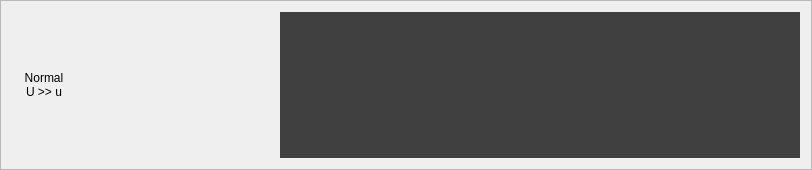
         <widget class="QFrame" name="frame">
          <property name="sizePolicy">
           <sizepolicy hsizetype="Preferred" vsizetype="Expanding">
            <horstretch>0</horstretch>
            <verstretch>0</verstretch>
           </sizepolicy>
          </property>
          <property name="frameShape">
           <enum>QFrame::StyledPanel</enum>
          </property>
          <property name="frameShadow">
           <enum>QFrame::Raised</enum>
          </property>
          <layout class="QHBoxLayout" name="horizontalLayout_2">
           <item>
            <widget class="QLabel" name="label">
             <property name="minimumSize">
              <size>
               <width>64</width>
               <height>0</height>
              </size>
             </property>
             <property name="text">
              <string>Normal
U &gt;&gt; u</string>
             </property>
             <property name="alignment">
              <set>Qt::AlignCenter</set>
             </property>
            </widget>
           </item>
           <item>
            <widget class="AnalogClock" name="clock_1" native="true">
             <property name="minimumSize">
              <size>
               <width>192</width>
               <height>0</height>
              </size>
             </property>
            </widget>
           </item>
           <item>
            <widget class="QWidget" name="widget_1" native="true">
             <property name="sizePolicy">
              <sizepolicy hsizetype="Expanding" vsizetype="Preferred">
               <horstretch>0</horstretch>
               <verstretch>0</verstretch>
              </sizepolicy>
             </property>
             <property name="palette">
              <palette>
               <active>
                <colorrole role="WindowText">
                 <brush brushstyle="SolidPattern">
                  <color alpha="255">
                   <red>255</red>
                   <green>255</green>
                   <blue>255</blue>
                  </color>
                 </brush>
                </colorrole>
                <colorrole role="Button">
                 <brush brushstyle="SolidPattern">
                  <color alpha="255">
                   <red>64</red>
                   <green>64</green>
                   <blue>64</blue>
                  </color>
                 </brush>
                </colorrole>
                <colorrole role="Light">
                 <brush brushstyle="SolidPattern">
                  <color alpha="255">
                   <red>96</red>
                   <green>96</green>
                   <blue>96</blue>
                  </color>
                 </brush>
                </colorrole>
                <colorrole role="Midlight">
                 <brush brushstyle="SolidPattern">
                  <color alpha="255">
                   <red>80</red>
                   <green>80</green>
                   <blue>80</blue>
                  </color>
                 </brush>
                </colorrole>
                <colorrole role="Dark">
                 <brush brushstyle="SolidPattern">
                  <color alpha="255">
                   <red>32</red>
                   <green>32</green>
                   <blue>32</blue>
                  </color>
                 </brush>
                </colorrole>
                <colorrole role="Mid">
                 <brush brushstyle="SolidPattern">
                  <color alpha="255">
                   <red>42</red>
                   <green>42</green>
                   <blue>42</blue>
                  </color>
                 </brush>
                </colorrole>
                <colorrole role="Text">
                 <brush brushstyle="SolidPattern">
                  <color alpha="255">
                   <red>255</red>
                   <green>255</green>
                   <blue>255</blue>
                  </color>
                 </brush>
                </colorrole>
                <colorrole role="BrightText">
                 <brush brushstyle="SolidPattern">
                  <color alpha="255">
                   <red>255</red>
                   <green>255</green>
                   <blue>255</blue>
                  </color>
                 </brush>
                </colorrole>
                <colorrole role="ButtonText">
                 <brush brushstyle="SolidPattern">
                  <color alpha="255">
                   <red>255</red>
                   <green>255</green>
                   <blue>255</blue>
                  </color>
                 </brush>
                </colorrole>
                <colorrole role="Base">
                 <brush brushstyle="SolidPattern">
                  <color alpha="255">
                   <red>0</red>
                   <green>0</green>
                   <blue>0</blue>
                  </color>
                 </brush>
                </colorrole>
                <colorrole role="Window">
                 <brush brushstyle="SolidPattern">
                  <color alpha="255">
                   <red>64</red>
                   <green>64</green>
                   <blue>64</blue>
                  </color>
                 </brush>
                </colorrole>
                <colorrole role="Shadow">
                 <brush brushstyle="SolidPattern">
                  <color alpha="255">
                   <red>0</red>
                   <green>0</green>
                   <blue>0</blue>
                  </color>
                 </brush>
                </colorrole>
                <colorrole role="AlternateBase">
                 <brush brushstyle="SolidPattern">
                  <color alpha="255">
                   <red>32</red>
                   <green>32</green>
                   <blue>32</blue>
                  </color>
                 </brush>
                </colorrole>
                <colorrole role="ToolTipBase">
                 <brush brushstyle="SolidPattern">
                  <color alpha="255">
                   <red>255</red>
                   <green>255</green>
                   <blue>220</blue>
                  </color>
                 </brush>
                </colorrole>
                <colorrole role="ToolTipText">
                 <brush brushstyle="SolidPattern">
                  <color alpha="255">
                   <red>0</red>
                   <green>0</green>
                   <blue>0</blue>
                  </color>
                 </brush>
                </colorrole>
                <colorrole role="PlaceholderText">
                 <brush brushstyle="SolidPattern">
                  <color alpha="128">
                   <red>255</red>
                   <green>255</green>
                   <blue>255</blue>
                  </color>
                 </brush>
                </colorrole>
               </active>
               <inactive>
                <colorrole role="WindowText">
                 <brush brushstyle="SolidPattern">
                  <color alpha="255">
                   <red>255</red>
                   <green>255</green>
                   <blue>255</blue>
                  </color>
                 </brush>
                </colorrole>
                <colorrole role="Button">
                 <brush brushstyle="SolidPattern">
                  <color alpha="255">
                   <red>64</red>
                   <green>64</green>
                   <blue>64</blue>
                  </color>
                 </brush>
                </colorrole>
                <colorrole role="Light">
                 <brush brushstyle="SolidPattern">
                  <color alpha="255">
                   <red>96</red>
                   <green>96</green>
                   <blue>96</blue>
                  </color>
                 </brush>
                </colorrole>
                <colorrole role="Midlight">
                 <brush brushstyle="SolidPattern">
                  <color alpha="255">
                   <red>80</red>
                   <green>80</green>
                   <blue>80</blue>
                  </color>
                 </brush>
                </colorrole>
                <colorrole role="Dark">
                 <brush brushstyle="SolidPattern">
                  <color alpha="255">
                   <red>32</red>
                   <green>32</green>
                   <blue>32</blue>
                  </color>
                 </brush>
                </colorrole>
                <colorrole role="Mid">
                 <brush brushstyle="SolidPattern">
                  <color alpha="255">
                   <red>42</red>
                   <green>42</green>
                   <blue>42</blue>
                  </color>
                 </brush>
                </colorrole>
                <colorrole role="Text">
                 <brush brushstyle="SolidPattern">
                  <color alpha="255">
                   <red>255</red>
                   <green>255</green>
                   <blue>255</blue>
                  </color>
                 </brush>
                </colorrole>
                <colorrole role="BrightText">
                 <brush brushstyle="SolidPattern">
                  <color alpha="255">
                   <red>255</red>
                   <green>255</green>
                   <blue>255</blue>
                  </color>
                 </brush>
                </colorrole>
                <colorrole role="ButtonText">
                 <brush brushstyle="SolidPattern">
                  <color alpha="255">
                   <red>255</red>
                   <green>255</green>
                   <blue>255</blue>
                  </color>
                 </brush>
                </colorrole>
                <colorrole role="Base">
                 <brush brushstyle="SolidPattern">
                  <color alpha="255">
                   <red>0</red>
                   <green>0</green>
                   <blue>0</blue>
                  </color>
                 </brush>
                </colorrole>
                <colorrole role="Window">
                 <brush brushstyle="SolidPattern">
                  <color alpha="255">
                   <red>64</red>
                   <green>64</green>
                   <blue>64</blue>
                  </color>
                 </brush>
                </colorrole>
                <colorrole role="Shadow">
                 <brush brushstyle="SolidPattern">
                  <color alpha="255">
                   <red>0</red>
                   <green>0</green>
                   <blue>0</blue>
                  </color>
                 </brush>
                </colorrole>
                <colorrole role="AlternateBase">
                 <brush brushstyle="SolidPattern">
                  <color alpha="255">
                   <red>32</red>
                   <green>32</green>
                   <blue>32</blue>
                  </color>
                 </brush>
                </colorrole>
                <colorrole role="ToolTipBase">
                 <brush brushstyle="SolidPattern">
                  <color alpha="255">
                   <red>255</red>
                   <green>255</green>
                   <blue>220</blue>
                  </color>
                 </brush>
                </colorrole>
                <colorrole role="ToolTipText">
                 <brush brushstyle="SolidPattern">
                  <color alpha="255">
                   <red>0</red>
                   <green>0</green>
                   <blue>0</blue>
                  </color>
                 </brush>
                </colorrole>
                <colorrole role="PlaceholderText">
                 <brush brushstyle="SolidPattern">
                  <color alpha="128">
                   <red>255</red>
                   <green>255</green>
                   <blue>255</blue>
                  </color>
                 </brush>
                </colorrole>
               </inactive>
               <disabled>
                <colorrole role="WindowText">
                 <brush brushstyle="SolidPattern">
                  <color alpha="255">
                   <red>32</red>
                   <green>32</green>
                   <blue>32</blue>
                  </color>
                 </brush>
                </colorrole>
                <colorrole role="Button">
                 <brush brushstyle="SolidPattern">
                  <color alpha="255">
                   <red>64</red>
                   <green>64</green>
                   <blue>64</blue>
                  </color>
                 </brush>
                </colorrole>
                <colorrole role="Light">
                 <brush brushstyle="SolidPattern">
                  <color alpha="255">
                   <red>96</red>
                   <green>96</green>
                   <blue>96</blue>
                  </color>
                 </brush>
                </colorrole>
                <colorrole role="Midlight">
                 <brush brushstyle="SolidPattern">
                  <color alpha="255">
                   <red>80</red>
                   <green>80</green>
                   <blue>80</blue>
                  </color>
                 </brush>
                </colorrole>
                <colorrole role="Dark">
                 <brush brushstyle="SolidPattern">
                  <color alpha="255">
                   <red>32</red>
                   <green>32</green>
                   <blue>32</blue>
                  </color>
                 </brush>
                </colorrole>
                <colorrole role="Mid">
                 <brush brushstyle="SolidPattern">
                  <color alpha="255">
                   <red>42</red>
                   <green>42</green>
                   <blue>42</blue>
                  </color>
                 </brush>
                </colorrole>
                <colorrole role="Text">
                 <brush brushstyle="SolidPattern">
                  <color alpha="255">
                   <red>32</red>
                   <green>32</green>
                   <blue>32</blue>
                  </color>
                 </brush>
                </colorrole>
                <colorrole role="BrightText">
                 <brush brushstyle="SolidPattern">
                  <color alpha="255">
                   <red>255</red>
                   <green>255</green>
                   <blue>255</blue>
                  </color>
                 </brush>
                </colorrole>
                <colorrole role="ButtonText">
                 <brush brushstyle="SolidPattern">
                  <color alpha="255">
                   <red>32</red>
                   <green>32</green>
                   <blue>32</blue>
                  </color>
                 </brush>
                </colorrole>
                <colorrole role="Base">
                 <brush brushstyle="SolidPattern">
                  <color alpha="255">
                   <red>64</red>
                   <green>64</green>
                   <blue>64</blue>
                  </color>
                 </brush>
                </colorrole>
                <colorrole role="Window">
                 <brush brushstyle="SolidPattern">
                  <color alpha="255">
                   <red>64</red>
                   <green>64</green>
                   <blue>64</blue>
                  </color>
                 </brush>
                </colorrole>
                <colorrole role="Shadow">
                 <brush brushstyle="SolidPattern">
                  <color alpha="255">
                   <red>0</red>
                   <green>0</green>
                   <blue>0</blue>
                  </color>
                 </brush>
                </colorrole>
                <colorrole role="AlternateBase">
                 <brush brushstyle="SolidPattern">
                  <color alpha="255">
                   <red>64</red>
                   <green>64</green>
                   <blue>64</blue>
                  </color>
                 </brush>
                </colorrole>
                <colorrole role="ToolTipBase">
                 <brush brushstyle="SolidPattern">
                  <color alpha="255">
                   <red>255</red>
                   <green>255</green>
                   <blue>220</blue>
                  </color>
                 </brush>
                </colorrole>
                <colorrole role="ToolTipText">
                 <brush brushstyle="SolidPattern">
                  <color alpha="255">
                   <red>0</red>
                   <green>0</green>
                   <blue>0</blue>
                  </color>
                 </brush>
                </colorrole>
                <colorrole role="PlaceholderText">
                 <brush brushstyle="SolidPattern">
                  <color alpha="128">
                   <red>255</red>
                   <green>255</green>
                   <blue>255</blue>
                  </color>
                 </brush>
                </colorrole>
               </disabled>
              </palette>
             </property>
             <property name="autoFillBackground">
              <bool>true</bool>
             </property>
             <layout class="QHBoxLayout" name="horizontalLayout_3">
              <item>
               <widget class="ImageViewer" name="ship_1" native="true">
                <property name="sizePolicy">
                 <sizepolicy hsizetype="Fixed" vsizetype="Preferred">
                  <horstretch>0</horstretch>
                  <verstretch>0</verstretch>
                 </sizepolicy>
                </property>
                <property name="minimumSize">
                 <size>
                  <width>192</width>
                  <height>128</height>
                 </size>
                </property>
               </widget>
              </item>
              <item>
               <spacer name="horizontalSpacer">
                <property name="orientation">
                 <enum>Qt::Horizontal</enum>
                </property>
                <property name="sizeHint" stdset="0">
                 <size>
                  <width>310</width>
                  <height>20</height>
                 </size>
                </property>
               </spacer>
              </item>
             </layout>
            </widget>
           </item>
          </layout>
         </widget>
